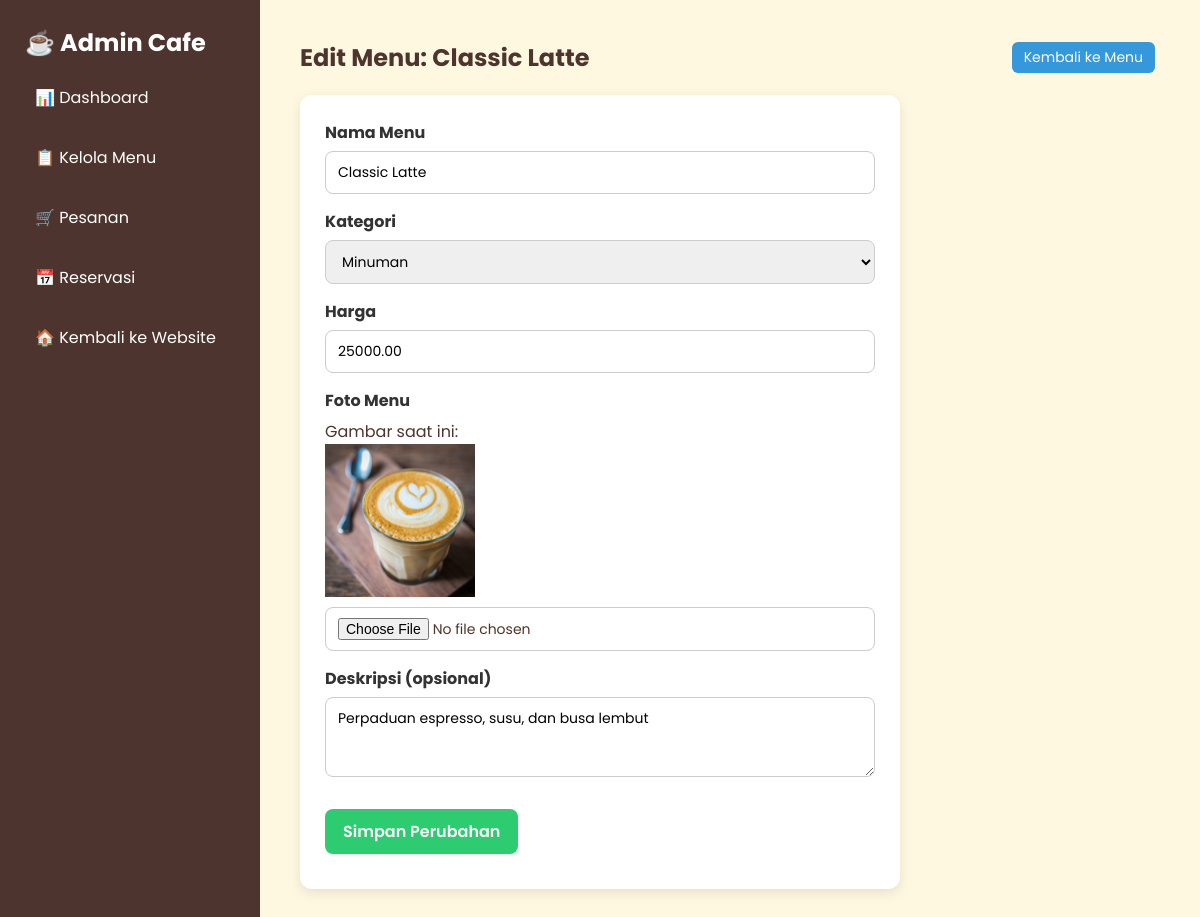
The app's page /admin-cafe/menu/edit/2/ with its own data.
### reservasi/models.py (models this page shows, shortened)
class Menu(models.Model):
    nama = models.CharField(max_length=100)
    deskripsi = models.TextField(blank=True, null=True)
    harga = models.DecimalField(max_digits=10, decimal_places=2)
    kategori = models.CharField(max_length=50, choices=[
        ('makanan', 'Makanan'),
        ('minuman', 'Minuman'),
    ])
    gambar = models.ImageField(upload_to='menu_images/', blank=True, null=True)
    created_at = models.DateTimeField(auto_now_add=True)

### reservasi/views.py (the view, shortened to what this page needs)
# urls.py: path('admin-cafe/menu/edit/<int:id>/', views.admin_edit_menu, name='admin_edit_menu'),
def admin_edit_menu(request, id):
    menu = get_object_or_404(Menu, id=id)
    return render(request, "admin/admin_edit_menu.html", {"menu": menu})

### reservasi/templates/admin/admin_edit_menu.html (shortened to what this page needs)
{% extends "admin/base_admin.html" %}
{% load static %}
{% block content %}
<div class="page-header">
    <h2>Edit Menu: {{ menu.nama }}</h2>
    <a href="{% url 'admin_menu' %}" class="btn-small">Kembali ke Menu</a>
</div>
<form method="POST" enctype="multipart/form-data" class="form-admin">
  <div class="form-group">
    <label for="name">Nama Menu</label>
    <input type="text" name="name" id="name" required value="{{ menu.nama }}">
  </div>
  <div class="form-group">
    <label for="category">Kategori</label>
    <select name="category" id="category" required>
      <option value="minuman" {% if menu.kategori == 'minuman' %}selected{% endif %}>Minuman</option>
    </select>
  </div>
  <div class="form-group">
    <label for="price">Harga</label>
    <input type="number" name="price" id="price" required value="{{ menu.harga }}">
  </div>
  <div class="form-group">
    <label for="image">Foto Menu</label>
    {% if menu.gambar %}
      <p>Gambar saat ini:</p>
      <img src="{{ menu.gambar.url }}" alt="{{ menu.nama }}" style="max-width:150px; display:block; margin-bottom:10px;">
    {% endif %}
    <input type="file" name="image" id="image">
  </div>
  <div class="form-group">
    <label for="deskripsi">Deskripsi (opsional)</label>
    <textarea name="deskripsi" id="deskripsi" placeholder="Tambahkan deskripsi menu...">{{ menu.deskripsi }}</textarea>
  </div>
  <button class="btn-primary" type="submit">Simpan Perubahan</button>
</form>
{% endblock %}

### reservasi/static/css/admin.css (style rules this page uses)
* { margin: 0; padding: 0; box-sizing: border-box; font-family: "Poppins", sans-serif; }
body { background: #fff8e1; color: #4e342e; }
.btn-primary { padding: 10px 15px; background: #6D4C41; color: white; border-radius: 6px; text-decoration: none; display: inline-block; margin: 10px 0; }
.btn-small { padding: 6px 10px; background: #4E342E; color: white; border-radius: 5px; font-size: 13px; text-decoration: none; }
.page-header { display: flex; justify-content: space-between; align-items: center; margin-bottom: 25px; }
.btn-primary { padding: 10px 18px; background: #6d4c41; color: white; text-decoration: none; border-radius: 8px; font-weight: 600; transition: 0.3s; }
.btn-small { padding: 6px 12px; background: #6d4c41; color: white; text-decoration: none; border-radius: 6px; margin-right: 5px; font-size: 0.9rem; }

### reservasi/templates/admin/admin_edit_menu.html (style rules this page uses)
.page-header { display: flex; justify-content: space-between; align-items: center; margin-bottom: 20px; }
.btn-small { padding: 5px 12px; background-color: #3498db; color: #fff; text-decoration: none; border-radius: 6px; font-size: 14px; }
.form-admin { background-color: #fff; padding: 25px; border-radius: 12px; max-width: 600px; box-shadow: 0 4px 12px rgba(0,0,0,0.1); }
.form-group { margin-bottom: 15px; }
.form-group label { display: block; margin-bottom: 6px; font-weight: bold; color: #333; }
.form-group input, .form-group select, .form-group textarea { width: 100%; padding: 10px 12px; border-radius: 8px; border: 1px solid #ccc; font-size: 14px; }
textarea { resize: vertical; min-height: 80px; }
.btn-primary { background-color: #2ecc71; color: #fff; padding: 10px 18px; border: none; border-radius: 8px; cursor: pointer; font-size: 16px; }

### records on screen
Menu: nama "Classic Latte", name "Classic Latte", category "Minuman", price "25000.00", gambar (picture), deskripsi "Perpaduan espresso, susu, dan busa lembut"
